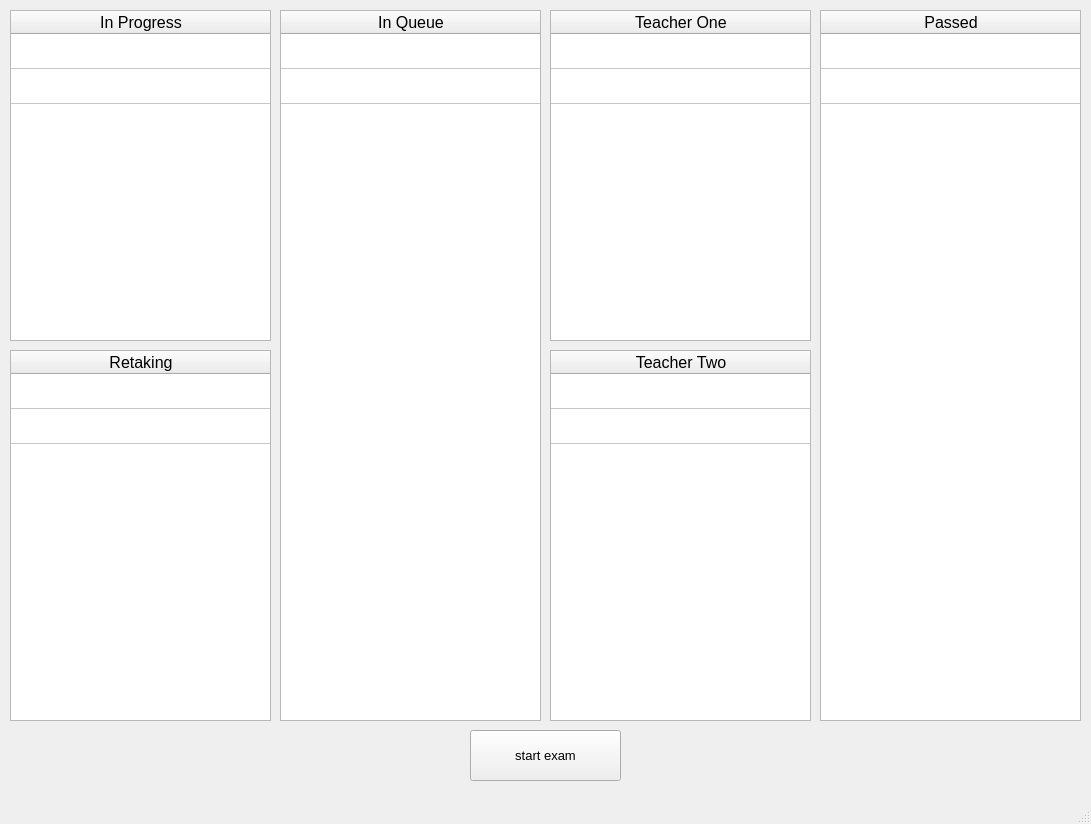
<?xml version="1.0" encoding="UTF-8"?>
<ui version="4.0">
 <class>MainWindow</class>
 <widget class="QMainWindow" name="MainWindow">
  <property name="geometry">
   <rect>
    <x>0</x>
    <y>0</y>
    <width>1091</width>
    <height>824</height>
   </rect>
  </property>
  <property name="windowTitle">
   <string>MainWindow</string>
  </property>
  <widget class="QWidget" name="centralwidget">
   <widget class="QTableWidget" name="tableWidget_in_progress">
    <property name="geometry">
     <rect>
      <x>10</x>
      <y>10</y>
      <width>261</width>
      <height>331</height>
     </rect>
    </property>
    <property name="font">
     <font>
      <pointsize>12</pointsize>
     </font>
    </property>
    <property name="editTriggers">
     <set>QAbstractItemView::NoEditTriggers</set>
    </property>
    <property name="tabKeyNavigation">
     <bool>true</bool>
    </property>
    <property name="showDropIndicator" stdset="0">
     <bool>true</bool>
    </property>
    <property name="showGrid">
     <bool>true</bool>
    </property>
    <attribute name="horizontalHeaderVisible">
     <bool>true</bool>
    </attribute>
    <attribute name="horizontalHeaderCascadingSectionResizes">
     <bool>false</bool>
    </attribute>
    <attribute name="horizontalHeaderDefaultSectionSize">
     <number>260</number>
    </attribute>
    <attribute name="horizontalHeaderHighlightSections">
     <bool>true</bool>
    </attribute>
    <attribute name="horizontalHeaderShowSortIndicator" stdset="0">
     <bool>false</bool>
    </attribute>
    <attribute name="horizontalHeaderStretchLastSection">
     <bool>false</bool>
    </attribute>
    <attribute name="verticalHeaderVisible">
     <bool>false</bool>
    </attribute>
    <attribute name="verticalHeaderCascadingSectionResizes">
     <bool>false</bool>
    </attribute>
    <attribute name="verticalHeaderMinimumSectionSize">
     <number>35</number>
    </attribute>
    <attribute name="verticalHeaderDefaultSectionSize">
     <number>35</number>
    </attribute>
    <row>
     <property name="text">
      <string>Новая строка</string>
     </property>
    </row>
    <row>
     <property name="text">
      <string>Новая строка</string>
     </property>
    </row>
    <column>
     <property name="text">
      <string>In Progress</string>
     </property>
    </column>
   </widget>
   <widget class="QTableWidget" name="tableWidget_teacher_1">
    <property name="geometry">
     <rect>
      <x>550</x>
      <y>10</y>
      <width>261</width>
      <height>331</height>
     </rect>
    </property>
    <property name="font">
     <font>
      <pointsize>12</pointsize>
     </font>
    </property>
    <property name="editTriggers">
     <set>QAbstractItemView::NoEditTriggers</set>
    </property>
    <property name="tabKeyNavigation">
     <bool>true</bool>
    </property>
    <property name="showDropIndicator" stdset="0">
     <bool>true</bool>
    </property>
    <property name="showGrid">
     <bool>true</bool>
    </property>
    <attribute name="horizontalHeaderVisible">
     <bool>true</bool>
    </attribute>
    <attribute name="horizontalHeaderCascadingSectionResizes">
     <bool>false</bool>
    </attribute>
    <attribute name="horizontalHeaderDefaultSectionSize">
     <number>260</number>
    </attribute>
    <attribute name="horizontalHeaderHighlightSections">
     <bool>true</bool>
    </attribute>
    <attribute name="horizontalHeaderShowSortIndicator" stdset="0">
     <bool>false</bool>
    </attribute>
    <attribute name="horizontalHeaderStretchLastSection">
     <bool>false</bool>
    </attribute>
    <attribute name="verticalHeaderVisible">
     <bool>false</bool>
    </attribute>
    <attribute name="verticalHeaderCascadingSectionResizes">
     <bool>false</bool>
    </attribute>
    <attribute name="verticalHeaderMinimumSectionSize">
     <number>35</number>
    </attribute>
    <attribute name="verticalHeaderDefaultSectionSize">
     <number>35</number>
    </attribute>
    <row>
     <property name="text">
      <string>Новая строка</string>
     </property>
    </row>
    <row>
     <property name="text">
      <string>Новая строка</string>
     </property>
    </row>
    <column>
     <property name="text">
      <string>Teacher One</string>
     </property>
    </column>
   </widget>
   <widget class="QTableWidget" name="tableWidget_teacher_2">
    <property name="geometry">
     <rect>
      <x>550</x>
      <y>350</y>
      <width>261</width>
      <height>371</height>
     </rect>
    </property>
    <property name="font">
     <font>
      <pointsize>12</pointsize>
     </font>
    </property>
    <property name="editTriggers">
     <set>QAbstractItemView::NoEditTriggers</set>
    </property>
    <property name="tabKeyNavigation">
     <bool>true</bool>
    </property>
    <property name="showDropIndicator" stdset="0">
     <bool>true</bool>
    </property>
    <property name="showGrid">
     <bool>true</bool>
    </property>
    <attribute name="horizontalHeaderVisible">
     <bool>true</bool>
    </attribute>
    <attribute name="horizontalHeaderCascadingSectionResizes">
     <bool>false</bool>
    </attribute>
    <attribute name="horizontalHeaderDefaultSectionSize">
     <number>260</number>
    </attribute>
    <attribute name="horizontalHeaderHighlightSections">
     <bool>true</bool>
    </attribute>
    <attribute name="horizontalHeaderShowSortIndicator" stdset="0">
     <bool>false</bool>
    </attribute>
    <attribute name="horizontalHeaderStretchLastSection">
     <bool>false</bool>
    </attribute>
    <attribute name="verticalHeaderVisible">
     <bool>false</bool>
    </attribute>
    <attribute name="verticalHeaderCascadingSectionResizes">
     <bool>false</bool>
    </attribute>
    <attribute name="verticalHeaderMinimumSectionSize">
     <number>35</number>
    </attribute>
    <attribute name="verticalHeaderDefaultSectionSize">
     <number>35</number>
    </attribute>
    <row>
     <property name="text">
      <string>Новая строка</string>
     </property>
    </row>
    <row>
     <property name="text">
      <string>Новая строка</string>
     </property>
    </row>
    <column>
     <property name="text">
      <string>Teacher Two</string>
     </property>
    </column>
   </widget>
   <widget class="QTableWidget" name="tableWidget_retaking">
    <property name="geometry">
     <rect>
      <x>10</x>
      <y>350</y>
      <width>261</width>
      <height>371</height>
     </rect>
    </property>
    <property name="font">
     <font>
      <pointsize>12</pointsize>
     </font>
    </property>
    <property name="editTriggers">
     <set>QAbstractItemView::NoEditTriggers</set>
    </property>
    <property name="tabKeyNavigation">
     <bool>true</bool>
    </property>
    <property name="showDropIndicator" stdset="0">
     <bool>true</bool>
    </property>
    <property name="showGrid">
     <bool>true</bool>
    </property>
    <attribute name="horizontalHeaderVisible">
     <bool>true</bool>
    </attribute>
    <attribute name="horizontalHeaderCascadingSectionResizes">
     <bool>false</bool>
    </attribute>
    <attribute name="horizontalHeaderDefaultSectionSize">
     <number>260</number>
    </attribute>
    <attribute name="horizontalHeaderHighlightSections">
     <bool>true</bool>
    </attribute>
    <attribute name="horizontalHeaderShowSortIndicator" stdset="0">
     <bool>false</bool>
    </attribute>
    <attribute name="horizontalHeaderStretchLastSection">
     <bool>false</bool>
    </attribute>
    <attribute name="verticalHeaderVisible">
     <bool>false</bool>
    </attribute>
    <attribute name="verticalHeaderCascadingSectionResizes">
     <bool>false</bool>
    </attribute>
    <attribute name="verticalHeaderMinimumSectionSize">
     <number>35</number>
    </attribute>
    <attribute name="verticalHeaderDefaultSectionSize">
     <number>35</number>
    </attribute>
    <row>
     <property name="text">
      <string>Новая строка</string>
     </property>
    </row>
    <row>
     <property name="text">
      <string>Новая строка</string>
     </property>
    </row>
    <column>
     <property name="text">
      <string>Retaking</string>
     </property>
    </column>
   </widget>
   <widget class="QPushButton" name="start_pushButton">
    <property name="geometry">
     <rect>
      <x>470</x>
      <y>730</y>
      <width>151</width>
      <height>51</height>
     </rect>
    </property>
    <property name="font">
     <font>
      <pointsize>10</pointsize>
     </font>
    </property>
    <property name="text">
     <string>start exam</string>
    </property>
   </widget>
   <widget class="QTableWidget" name="tableWidget_queue">
    <property name="geometry">
     <rect>
      <x>280</x>
      <y>10</y>
      <width>261</width>
      <height>711</height>
     </rect>
    </property>
    <property name="font">
     <font>
      <pointsize>12</pointsize>
     </font>
    </property>
    <property name="editTriggers">
     <set>QAbstractItemView::NoEditTriggers</set>
    </property>
    <property name="tabKeyNavigation">
     <bool>true</bool>
    </property>
    <property name="showDropIndicator" stdset="0">
     <bool>true</bool>
    </property>
    <property name="showGrid">
     <bool>true</bool>
    </property>
    <attribute name="horizontalHeaderVisible">
     <bool>true</bool>
    </attribute>
    <attribute name="horizontalHeaderCascadingSectionResizes">
     <bool>false</bool>
    </attribute>
    <attribute name="horizontalHeaderDefaultSectionSize">
     <number>260</number>
    </attribute>
    <attribute name="horizontalHeaderHighlightSections">
     <bool>true</bool>
    </attribute>
    <attribute name="horizontalHeaderShowSortIndicator" stdset="0">
     <bool>false</bool>
    </attribute>
    <attribute name="horizontalHeaderStretchLastSection">
     <bool>false</bool>
    </attribute>
    <attribute name="verticalHeaderVisible">
     <bool>false</bool>
    </attribute>
    <attribute name="verticalHeaderCascadingSectionResizes">
     <bool>false</bool>
    </attribute>
    <attribute name="verticalHeaderMinimumSectionSize">
     <number>35</number>
    </attribute>
    <attribute name="verticalHeaderDefaultSectionSize">
     <number>35</number>
    </attribute>
    <row>
     <property name="text">
      <string>Новая строка</string>
     </property>
    </row>
    <row>
     <property name="text">
      <string>Новая строка</string>
     </property>
    </row>
    <column>
     <property name="text">
      <string>In Queue</string>
     </property>
    </column>
   </widget>
   <widget class="QTableWidget" name="tableWidget_passed">
    <property name="geometry">
     <rect>
      <x>820</x>
      <y>10</y>
      <width>261</width>
      <height>711</height>
     </rect>
    </property>
    <property name="font">
     <font>
      <pointsize>12</pointsize>
     </font>
    </property>
    <property name="editTriggers">
     <set>QAbstractItemView::NoEditTriggers</set>
    </property>
    <property name="tabKeyNavigation">
     <bool>true</bool>
    </property>
    <property name="showDropIndicator" stdset="0">
     <bool>true</bool>
    </property>
    <property name="showGrid">
     <bool>true</bool>
    </property>
    <attribute name="horizontalHeaderVisible">
     <bool>true</bool>
    </attribute>
    <attribute name="horizontalHeaderCascadingSectionResizes">
     <bool>false</bool>
    </attribute>
    <attribute name="horizontalHeaderDefaultSectionSize">
     <number>260</number>
    </attribute>
    <attribute name="horizontalHeaderHighlightSections">
     <bool>true</bool>
    </attribute>
    <attribute name="horizontalHeaderShowSortIndicator" stdset="0">
     <bool>false</bool>
    </attribute>
    <attribute name="horizontalHeaderStretchLastSection">
     <bool>false</bool>
    </attribute>
    <attribute name="verticalHeaderVisible">
     <bool>false</bool>
    </attribute>
    <attribute name="verticalHeaderCascadingSectionResizes">
     <bool>false</bool>
    </attribute>
    <attribute name="verticalHeaderMinimumSectionSize">
     <number>35</number>
    </attribute>
    <attribute name="verticalHeaderDefaultSectionSize">
     <number>35</number>
    </attribute>
    <row>
     <property name="text">
      <string>Новая строка</string>
     </property>
    </row>
    <row>
     <property name="text">
      <string>Новая строка</string>
     </property>
    </row>
    <column>
     <property name="text">
      <string>Passed</string>
     </property>
    </column>
   </widget>
  </widget>
  <widget class="QMenuBar" name="menubar">
   <property name="geometry">
    <rect>
     <x>0</x>
     <y>0</y>
     <width>1091</width>
     <height>21</height>
    </rect>
   </property>
  </widget>
  <widget class="QStatusBar" name="statusbar"/>
 </widget>
 <resources/>
 <connections/>
</ui>
